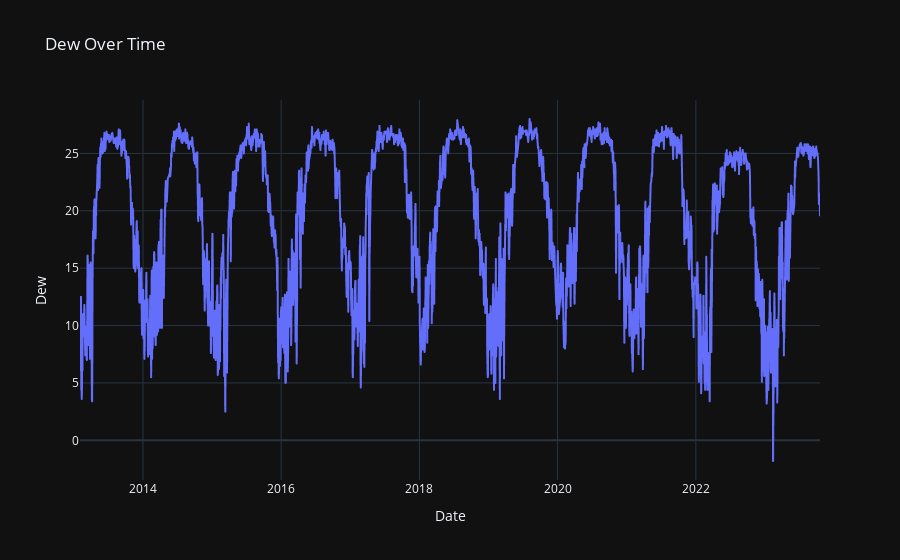

Write notebook code for a chart like this one.
### Markdown cell above
---

How Dew changes with Time/Year?

---

### Code cell
fig = px.line(df, x='datetime_converted', y='dew', title='Dew Over Time',template='plotly_dark')
fig.update_layout(xaxis_title='Date', yaxis_title='Dew')
fig.show()

### Figure 1 — Plotly figure (JSON) as saved in the notebook; plotly's stock layout.template omitted (floating-point values rounded to 4 significant figures; data arrays with more than 128 entries replaced by an {"elided": "..."} marker saying what was removed)
{"data": [{"hovertemplate": "datetime_converted=%{x}<br>dew=%{y}<extra></extra>", "legendgroup": "", "line": {"color": "#636efa", "dash": "solid"}, "marker": {"symbol": "circle"}, "mode": "lines", "name": "", "showlegend": false, "type": "scattergl", "x": {"elided": "3326 str values"}, "xaxis": "x", "y": {"elided": "3326 float values"}, "yaxis": "y"}], "layout": {"autosize": true, "legend": {"tracegroupgap": 0}, "title": {"text": "Dew Over Time"}, "xaxis": {"anchor": "y", "autorange": true, "domain": [0, 1], "range": ["2013-02-02", "2023-10-19"], "title": {"text": "Date"}, "type": "date"}, "yaxis": {"anchor": "x", "autorange": true, "domain": [0, 1], "range": [-3.456, 29.66], "title": {"text": "Dew"}, "type": "linear"}}}
